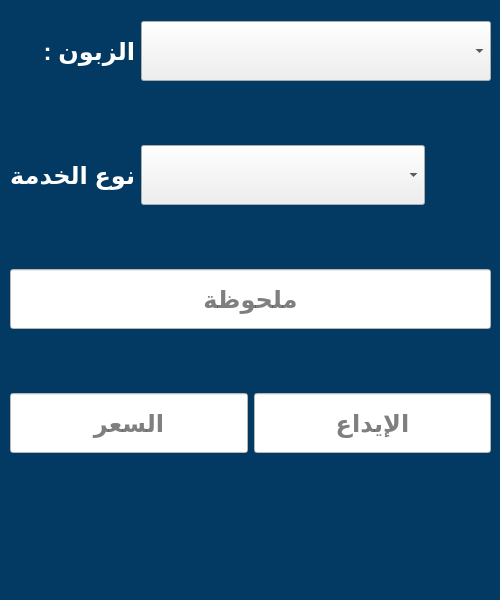
<?xml version="1.0" encoding="UTF-8"?>
<ui version="4.0">
 <class>Form</class>
 <widget class="QWidget" name="Form">
  <property name="geometry">
   <rect>
    <x>0</x>
    <y>0</y>
    <width>500</width>
    <height>600</height>
   </rect>
  </property>
  <property name="minimumSize">
   <size>
    <width>500</width>
    <height>600</height>
   </size>
  </property>
  <property name="maximumSize">
   <size>
    <width>500</width>
    <height>600</height>
   </size>
  </property>
  <property name="windowTitle">
   <string>Form</string>
  </property>
  <property name="styleSheet">
   <string notr="true">background-color:#033a63;</string>
  </property>
  <widget class="QWidget" name="layoutWidget">
   <property name="geometry">
    <rect>
     <x>10</x>
     <y>20</y>
     <width>481</width>
     <height>498</height>
    </rect>
   </property>
   <layout class="QVBoxLayout" name="verticalLayout">
    <item>
     <layout class="QHBoxLayout" name="horizontalLayout_5">
      <item>
       <widget class="QLabel" name="label_2">
        <property name="maximumSize">
         <size>
          <width>125</width>
          <height>16777215</height>
         </size>
        </property>
        <property name="font">
         <font>
          <pointsize>18</pointsize>
          <bold>true</bold>
         </font>
        </property>
        <property name="styleSheet">
         <string notr="true">color:white</string>
        </property>
        <property name="text">
         <string>الزبون :</string>
        </property>
       </widget>
      </item>
      <item>
       <widget class="QComboBox" name="customer">
        <property name="minimumSize">
         <size>
          <width>0</width>
          <height>60</height>
         </size>
        </property>
        <property name="maximumSize">
         <size>
          <width>16777215</width>
          <height>60</height>
         </size>
        </property>
        <property name="font">
         <font>
          <pointsize>18</pointsize>
          <bold>true</bold>
         </font>
        </property>
        <property name="styleSheet">
         <string notr="true">background-color:none;</string>
        </property>
       </widget>
      </item>
     </layout>
    </item>
    <item>
     <widget class="QLabel" name="customer_err">
      <property name="minimumSize">
       <size>
        <width>0</width>
        <height>50</height>
       </size>
      </property>
      <property name="maximumSize">
       <size>
        <width>16777215</width>
        <height>50</height>
       </size>
      </property>
      <property name="font">
       <font>
        <pointsize>14</pointsize>
        <bold>true</bold>
       </font>
      </property>
      <property name="styleSheet">
       <string notr="true">color:white;</string>
      </property>
      <property name="text">
       <string/>
      </property>
      <property name="alignment">
       <set>Qt::AlignCenter</set>
      </property>
     </widget>
    </item>
    <item>
     <layout class="QHBoxLayout" name="horizontalLayout_4">
      <item>
       <widget class="QLabel" name="label">
        <property name="maximumSize">
         <size>
          <width>125</width>
          <height>16777215</height>
         </size>
        </property>
        <property name="font">
         <font>
          <pointsize>18</pointsize>
          <bold>true</bold>
         </font>
        </property>
        <property name="styleSheet">
         <string notr="true">color:white</string>
        </property>
        <property name="text">
         <string>نوع الخدمة :</string>
        </property>
       </widget>
      </item>
      <item>
       <widget class="QComboBox" name="category">
        <property name="minimumSize">
         <size>
          <width>0</width>
          <height>60</height>
         </size>
        </property>
        <property name="maximumSize">
         <size>
          <width>16777215</width>
          <height>60</height>
         </size>
        </property>
        <property name="font">
         <font>
          <pointsize>18</pointsize>
          <bold>true</bold>
         </font>
        </property>
        <property name="styleSheet">
         <string notr="true">background-color:none;</string>
        </property>
       </widget>
      </item>
      <item>
       <widget class="QPushButton" name="add_category_btn">
        <property name="minimumSize">
         <size>
          <width>60</width>
          <height>60</height>
         </size>
        </property>
        <property name="maximumSize">
         <size>
          <width>60</width>
          <height>60</height>
         </size>
        </property>
        <property name="cursor">
         <cursorShape>PointingHandCursor</cursorShape>
        </property>
        <property name="styleSheet">
         <string notr="true">QPushButton:hover{
	background-color:#3f5482;
	border: 1px solid #3f5482;
}</string>
        </property>
        <property name="text">
         <string/>
        </property>
        <property name="icon">
         <iconset>
          <normaloff>../icons/add.svg</normaloff>../icons/add.svg</iconset>
        </property>
        <property name="iconSize">
         <size>
          <width>50</width>
          <height>50</height>
         </size>
        </property>
        <property name="flat">
         <bool>true</bool>
        </property>
       </widget>
      </item>
     </layout>
    </item>
    <item>
     <widget class="QLabel" name="category_err">
      <property name="minimumSize">
       <size>
        <width>0</width>
        <height>50</height>
       </size>
      </property>
      <property name="maximumSize">
       <size>
        <width>16777215</width>
        <height>50</height>
       </size>
      </property>
      <property name="font">
       <font>
        <pointsize>14</pointsize>
        <bold>true</bold>
       </font>
      </property>
      <property name="styleSheet">
       <string notr="true">color:white;</string>
      </property>
      <property name="text">
       <string/>
      </property>
      <property name="alignment">
       <set>Qt::AlignCenter</set>
      </property>
     </widget>
    </item>
    <item>
     <widget class="QLineEdit" name="note">
      <property name="minimumSize">
       <size>
        <width>0</width>
        <height>60</height>
       </size>
      </property>
      <property name="maximumSize">
       <size>
        <width>16777215</width>
        <height>60</height>
       </size>
      </property>
      <property name="font">
       <font>
        <pointsize>18</pointsize>
        <bold>true</bold>
       </font>
      </property>
      <property name="styleSheet">
       <string notr="true">background-color:white;</string>
      </property>
      <property name="maxLength">
       <number>64</number>
      </property>
      <property name="alignment">
       <set>Qt::AlignCenter</set>
      </property>
      <property name="placeholderText">
       <string>ملحوظة</string>
      </property>
     </widget>
    </item>
    <item>
     <widget class="QLabel" name="note_err">
      <property name="minimumSize">
       <size>
        <width>0</width>
        <height>50</height>
       </size>
      </property>
      <property name="maximumSize">
       <size>
        <width>16777215</width>
        <height>50</height>
       </size>
      </property>
      <property name="font">
       <font>
        <pointsize>14</pointsize>
        <bold>true</bold>
       </font>
      </property>
      <property name="styleSheet">
       <string notr="true">color:white;</string>
      </property>
      <property name="text">
       <string/>
      </property>
      <property name="alignment">
       <set>Qt::AlignCenter</set>
      </property>
     </widget>
    </item>
    <item>
     <layout class="QHBoxLayout" name="horizontalLayout_2">
      <item>
       <widget class="QLineEdit" name="amount">
        <property name="minimumSize">
         <size>
          <width>0</width>
          <height>60</height>
         </size>
        </property>
        <property name="maximumSize">
         <size>
          <width>16777215</width>
          <height>60</height>
         </size>
        </property>
        <property name="font">
         <font>
          <pointsize>18</pointsize>
          <bold>true</bold>
         </font>
        </property>
        <property name="styleSheet">
         <string notr="true">background-color:white;</string>
        </property>
        <property name="maxLength">
         <number>6</number>
        </property>
        <property name="alignment">
         <set>Qt::AlignCenter</set>
        </property>
        <property name="placeholderText">
         <string>السعر</string>
        </property>
       </widget>
      </item>
      <item>
       <widget class="QLineEdit" name="deposit">
        <property name="minimumSize">
         <size>
          <width>0</width>
          <height>60</height>
         </size>
        </property>
        <property name="maximumSize">
         <size>
          <width>16777215</width>
          <height>60</height>
         </size>
        </property>
        <property name="font">
         <font>
          <pointsize>18</pointsize>
          <bold>true</bold>
         </font>
        </property>
        <property name="styleSheet">
         <string notr="true">background-color:white;</string>
        </property>
        <property name="maxLength">
         <number>6</number>
        </property>
        <property name="alignment">
         <set>Qt::AlignCenter</set>
        </property>
        <property name="placeholderText">
         <string>الإيداع</string>
        </property>
       </widget>
      </item>
     </layout>
    </item>
    <item>
     <layout class="QHBoxLayout" name="horizontalLayout_3">
      <item>
       <widget class="QLabel" name="amount_err">
        <property name="minimumSize">
         <size>
          <width>0</width>
          <height>50</height>
         </size>
        </property>
        <property name="maximumSize">
         <size>
          <width>16777215</width>
          <height>50</height>
         </size>
        </property>
        <property name="font">
         <font>
          <pointsize>14</pointsize>
          <bold>true</bold>
         </font>
        </property>
        <property name="styleSheet">
         <string notr="true">color:white;</string>
        </property>
        <property name="text">
         <string/>
        </property>
        <property name="alignment">
         <set>Qt::AlignCenter</set>
        </property>
       </widget>
      </item>
      <item>
       <widget class="QLabel" name="deposit_err">
        <property name="minimumSize">
         <size>
          <width>0</width>
          <height>50</height>
         </size>
        </property>
        <property name="maximumSize">
         <size>
          <width>16777215</width>
          <height>50</height>
         </size>
        </property>
        <property name="font">
         <font>
          <pointsize>14</pointsize>
          <bold>true</bold>
         </font>
        </property>
        <property name="styleSheet">
         <string notr="true">color:white;</string>
        </property>
        <property name="text">
         <string/>
        </property>
        <property name="alignment">
         <set>Qt::AlignCenter</set>
        </property>
       </widget>
      </item>
     </layout>
    </item>
   </layout>
  </widget>
  <widget class="QWidget" name="layoutWidget">
   <property name="geometry">
    <rect>
     <x>10</x>
     <y>520</y>
     <width>481</width>
     <height>62</height>
    </rect>
   </property>
   <layout class="QHBoxLayout" name="horizontalLayout">
    <item>
     <widget class="QPushButton" name="save_btn">
      <property name="minimumSize">
       <size>
        <width>0</width>
        <height>60</height>
       </size>
      </property>
      <property name="maximumSize">
       <size>
        <width>16777215</width>
        <height>60</height>
       </size>
      </property>
      <property name="cursor">
       <cursorShape>PointingHandCursor</cursorShape>
      </property>
      <property name="styleSheet">
       <string notr="true">QPushButton:hover{
	background-color:#3f5482;
	border: 1px solid #3f5482;
}</string>
      </property>
      <property name="text">
       <string/>
      </property>
      <property name="icon">
       <iconset>
        <normaloff>../icons/save.svg</normaloff>../icons/save.svg</iconset>
      </property>
      <property name="iconSize">
       <size>
        <width>50</width>
        <height>50</height>
       </size>
      </property>
      <property name="flat">
       <bool>true</bool>
      </property>
     </widget>
    </item>
    <item>
     <widget class="QPushButton" name="cancel_btn">
      <property name="minimumSize">
       <size>
        <width>0</width>
        <height>60</height>
       </size>
      </property>
      <property name="maximumSize">
       <size>
        <width>16777215</width>
        <height>60</height>
       </size>
      </property>
      <property name="cursor">
       <cursorShape>PointingHandCursor</cursorShape>
      </property>
      <property name="styleSheet">
       <string notr="true">QPushButton:hover{
	background-color:#3f5482;
	border: 1px solid #3f5482;
}</string>
      </property>
      <property name="text">
       <string/>
      </property>
      <property name="icon">
       <iconset>
        <normaloff>../icons/cancel.svg</normaloff>../icons/cancel.svg</iconset>
      </property>
      <property name="iconSize">
       <size>
        <width>50</width>
        <height>50</height>
       </size>
      </property>
      <property name="flat">
       <bool>true</bool>
      </property>
     </widget>
    </item>
   </layout>
  </widget>
 </widget>
 <resources/>
 <connections>
  <connection>
   <sender>cancel_btn</sender>
   <signal>clicked()</signal>
   <receiver>Form</receiver>
   <slot>close()</slot>
   <hints>
    <hint type="sourcelabel">
     <x>136</x>
     <y>549</y>
    </hint>
    <hint type="destinationlabel">
     <x>4</x>
     <y>-2</y>
    </hint>
   </hints>
  </connection>
 </connections>
</ui>
